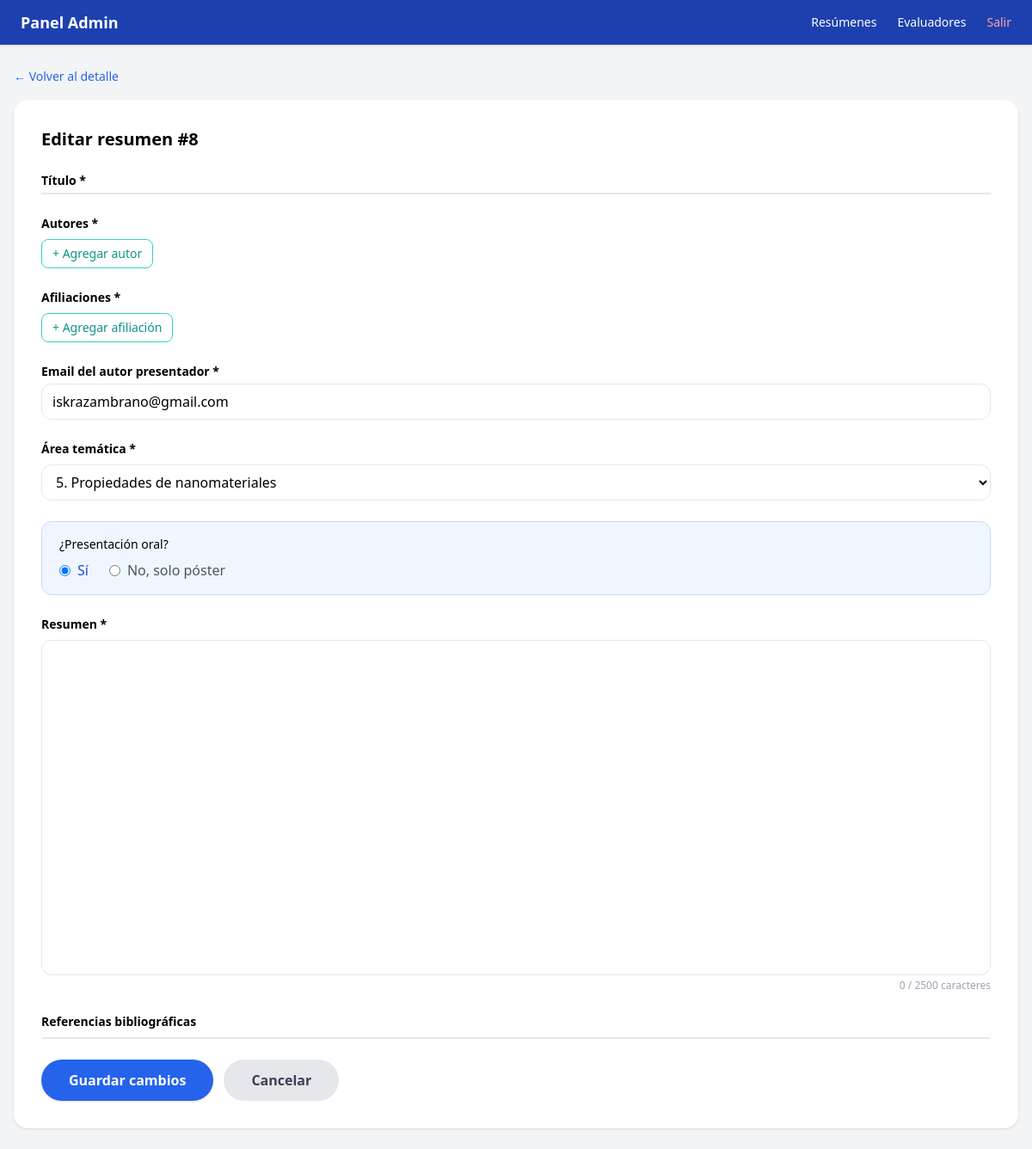
Page /admin/abstracts/8/edit (signed in) on the committed database.
### app/models.py (models this page shows)
class Abstract(Base):
    __tablename__ = "abstracts"
    id = Column(Integer, primary_key=True, index=True)
    titulo = Column(String, nullable=False)
    autor = Column(String, nullable=False)
    afiliacion = Column(String, nullable=False)
    email_autor = Column(String, nullable=False)
    contenido_html = Column(Text, nullable=False)
    presentacion_oral = Column(Integer, default=0)  # 1 = sí
    estado = Column(Enum(EstadoEnum), default=EstadoEnum.pendiente)
    fecha_envio = Column(DateTime, default=datetime.utcnow)
    reviews = relationship("Review", back_populates="abstract")
    asignaciones = relationship("Asignacion", back_populates="abstract")
    autores = relationship("Autor", back_populates="abstract", order_by="Autor.orden")
    afiliaciones = relationship("Afiliacion", back_populates="abstract", order_by="Afiliacion.orden")
    area_tematica = Column(String, nullable=True)
    referencias_html = Column(Text, nullable=True)
    tiene_referencias = Column(Integer, default=0)  # 1 = sí, 0 = no

### app/main.py (the view)
@app.get("/admin/abstracts/{abstract_id}/edit", response_class=HTMLResponse)
def admin_edit_abstract_form(abstract_id: int, request: Request, current_user: models.User = Depends(require_admin), db: Session = Depends(get_db)):
    abstract = db.query(models.Abstract).filter(models.Abstract.id == abstract_id).first()
    if not abstract:
        raise HTTPException(status_code=404, detail="No encontrado")
    return templates.TemplateResponse("admin/abstract_edit.html", {
        "request": request,
        "abstract": abstract,
    })

### app/templates/admin/abstract_edit.html (shortened to what this page needs)
{% extends "admin/base.html" %}
{% block content %}
<link href="https://cdn.quilljs.com/1.3.6/quill.snow.css" rel="stylesheet">
<link rel="stylesheet" href="https://cdn.jsdelivr.net/npm/katex@0.16.9/dist/katex.min.css">
<a href="/admin/abstracts/{{ abstract.id }}" class="text-blue-600 text-sm hover:underline">← Volver al detalle</a>
<div class="mt-4 bg-white rounded-2xl shadow p-8">
    <h1 class="text-xl font-bold mb-6">Editar resumen #{{ abstract.id }}</h1>
    <form method="post" action="/admin/abstracts/{{ abstract.id }}/edit">
        <div class="mb-6">
            <label class="block text-sm font-bold mb-1">Título *</label>
            <div id="titulo-editor" class="border rounded-xl bg-white"></div>
        </div>
        <div class="mb-6">
            <label class="block text-sm font-bold mb-2">Autores *</label>
            <button type="button" onclick="agregarAutor()"
                class="text-sm text-teal-600 border border-teal-400 rounded-lg px-3 py-1.5 hover:bg-teal-50 transition">
                + Agregar autor
            </button>
        </div>
        <div class="mb-6">
            <label class="block text-sm font-bold mb-2">Afiliaciones *</label>
            <button type="button" onclick="agregarAfiliacion()"
                class="text-sm text-teal-600 border border-teal-400 rounded-lg px-3 py-1.5 hover:bg-teal-50 transition">
                + Agregar afiliación
            </button>
        </div>
        <div class="mb-6">
            <label class="block text-sm font-bold mb-1">Email del autor presentador *</label>
            <input type="email" name="email_autor" required value="{{ abstract.email_autor }}"
                class="w-full border rounded-xl px-3 py-2 focus:outline-none focus:ring-2 focus:ring-blue-400"/>
        </div>
        <div class="mb-6">
            <label class="block text-sm font-bold mb-2">Área temática *</label>
            <select name="area_tematica" required
                class="w-full border rounded-xl px-3 py-2 focus:outline-none focus:ring-2 focus:ring-blue-400 bg-white">
                {% for val, label in [
                    ('1', '1. Síntesis de nanomateriales'),
                    ('2', '2. Autoensamblado'),
                    ('3', '3. Nanobiointerfaces y procesos biológicos'),
                    ('4', '4. Superficies'),
                    ('5', '5. Propiedades de nanomateriales'),
                    ('6', '6. Aplicaciones de nanomateriales en ambiente, energía, agro, alimentos y catálisis'),
                    ('7', '7. Nanotecnología y Salud'),
                ] %}
                <option value="{{ val }}" {% if abstract.area_tematica == val %}selected{% endif %}>{{ label }}</option>
                {% endfor %}
            </select>
        </div>
        <div class="mb-6 bg-blue-50 border border-blue-200 rounded-xl px-5 py-4">
            <label class="block text-sm font-medium mb-2">¿Presentación oral?</label>
            <div class="flex gap-6">
                <label class="flex items-center gap-2 cursor-pointer">
                    <input type="radio" name="presentacion_oral" value="1" {% if abstract.presentacion_oral %}checked{% endif %}>
                    <span class="font-medium text-blue-700">Sí</span>
                </label>
                <label class="flex items-center gap-2 cursor-pointer">
                    <input type="radio" name="presentacion_oral" value="0" {% if not abstract.presentacion_oral %}checked{% endif %}>
                    <span class="font-medium text-gray-600">No, solo póster</span>
                </label>
            </div>
        </div>
        <div class="mb-6">
            <label class="block text-sm font-bold mb-2">Resumen *</label>
            <div id="quill-editor" class="border rounded-xl bg-white"></div>
            <div class="flex justify-end mt-1">
                <span id="char-counter" class="text-xs text-gray-400">0 / 2500 caracteres</span>
            </div>
        </div>
        <div class="mb-6">
            <label class="block text-sm font-bold mb-2">Referencias bibliográficas</label>
            <div id="referencias-editor" class="border rounded-xl bg-white"></div>
        </div>
        <div class="flex gap-3">
            <button type="submit"
                class="bg-blue-600 hover:bg-blue-700 text-white px-8 py-3 rounded-full font-semibold transition shadow">
                Guardar cambios
            </button>
            <a href="/admin/abstracts/{{ abstract.id }}"
                class="bg-gray-200 hover:bg-gray-300 text-gray-700 px-8 py-3 rounded-full font-semibold transition">
                Cancelar
            </a>
        </div>
    </form>
</div>
{% endblock %}

### app/templates/admin/abstract_edit.html (style rules this page uses)
#quill-editor { min-height: 390px; }

### rows in the picture
Abstract: id "8", email_autor "iskrazambrano@gmail.com", area_tematica "5. Propiedades de nanomateriales", presentacion_oral "☑ Sí", presentacion_oral "☐ No, solo póster"
